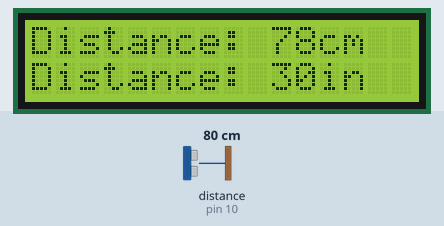
Simulated run of this sketch. Board: Arduino Uno, built with avr-gcc and run on an emulated ATmega328P. Shown: 16×2 character LCD. Wiring (inferred from the names in the program): ultrasonic range finder: trigger pin 9; echo pin 10. The test bench sets the inputs (shaded band); at power-on: distance to the obstacle (sensor on pin 10) 80 cm. The echo pulse lasts 58.3 µs per cm.

Above: at 1.2 s.
1.3 s: distance to the obstacle (sensor on pin 10) set to 2 cm
At 2.5 s:
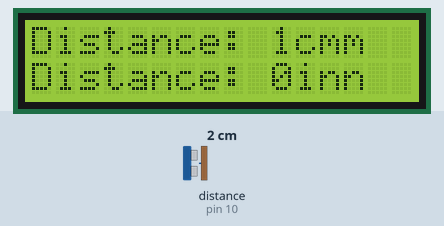
2.8 s: distance to the obstacle (sensor on pin 10) set to 18 cm
At 3.5 s:
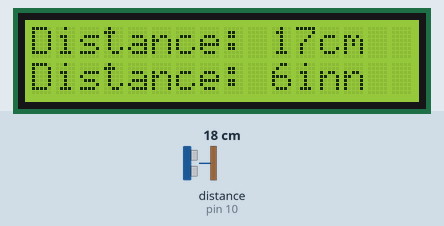
4.3 s: distance to the obstacle (sensor on pin 10) set to 4 cm
At 4.8 s:
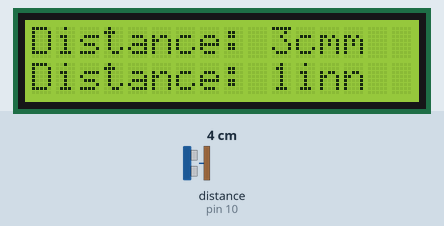
Timing chart, 0 to 7.3 s (numbered marks = the images above; inputs shaded):
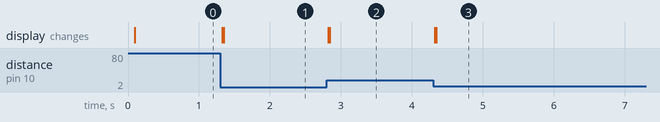

Measured:
- after the input at 1.3 s, the display: first changes at once (image 1 shows a later state)
- after the input at 2.8 s, the display: first changes at once (image 2 shows a later state)
- after the input at 4.3 s, the display: first changes at once (image 3 shows a later state)

The sketch:

distance_sensor.ino
```cpp
#include <LiquidCrystal.h> //Please replace the single quote characters ('') with the parenthesis character (<>)

LiquidCrystal lcd(2, 3, 4, 5, 6, 7); // Creates an LCD object. Parameters: (rs, enable, d4, d5, d6, d7)

const int trigPin = 9;
const int echoPin = 10;
long duration;
int distanceCm, distanceInch;

void setup() {
  lcd.begin(16,2); // Initializes the interface to the LCD screen, and specifies the dimensions (width and height) of the display
  lcd.print("Hello there");
  pinMode(trigPin, OUTPUT);
  pinMode(echoPin, INPUT);

}

void loop() {
  digitalWrite(trigPin, LOW);
  delayMicroseconds(2);
  digitalWrite(trigPin, HIGH);
  delayMicroseconds(10);
  digitalWrite(trigPin, LOW);

  duration = pulseIn(echoPin, HIGH);
  distanceCm= duration*0.034/2;
  distanceInch = duration*0.0133/2;

  lcd.setCursor(0,0); // Sets the location at which subsequent text written to the LCD will be displayed
  lcd.print("Distance: "); // Prints string "Distance" on the LCD
  lcd.print(distanceCm); // Prints the distance value from the sensor
  lcd.print("cm");
  delay(10);
  lcd.setCursor(0,1);
  lcd.print("Distance: ");
  lcd.print(distanceInch);
  lcd.print("in");
  delay(10);

}
```
